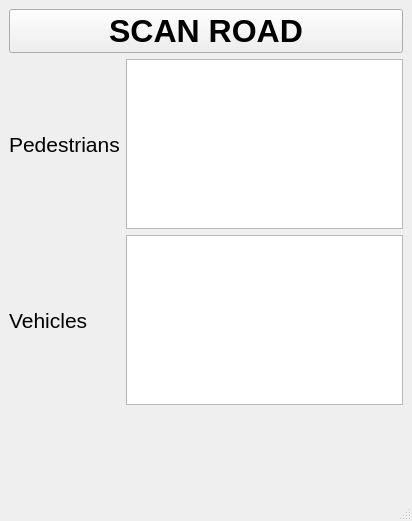
<?xml version="1.0" encoding="UTF-8"?>
<ui version="4.0">
 <class>MainWindow</class>
 <widget class="QMainWindow" name="MainWindow">
  <property name="geometry">
   <rect>
    <x>0</x>
    <y>0</y>
    <width>412</width>
    <height>521</height>
   </rect>
  </property>
  <property name="windowTitle">
   <string>MainWindow</string>
  </property>
  <widget class="QWidget" name="centralwidget">
   <layout class="QVBoxLayout" name="verticalLayout">
    <item>
     <layout class="QGridLayout" name="gridLayout">
      <item row="0" column="0" colspan="2">
       <widget class="QPushButton" name="pushButton">
        <property name="font">
         <font>
          <family>Arial</family>
          <pointsize>24</pointsize>
          <bold>true</bold>
         </font>
        </property>
        <property name="text">
         <string>SCAN ROAD</string>
        </property>
       </widget>
      </item>
      <item row="1" column="0">
       <widget class="QLabel" name="label">
        <property name="font">
         <font>
          <family>Arial</family>
          <pointsize>16</pointsize>
         </font>
        </property>
        <property name="text">
         <string>Pedestrians</string>
        </property>
       </widget>
      </item>
      <item row="2" column="0">
       <widget class="QLabel" name="label_2">
        <property name="font">
         <font>
          <family>Arial</family>
          <pointsize>16</pointsize>
         </font>
        </property>
        <property name="text">
         <string>Vehicles</string>
        </property>
       </widget>
      </item>
      <item row="1" column="1">
       <widget class="QTextBrowser" name="textBrowser">
        <property name="font">
         <font>
          <family>Arial</family>
          <pointsize>72</pointsize>
         </font>
        </property>
        <property name="html">
         <string>&lt;!DOCTYPE HTML PUBLIC &quot;-//W3C//DTD HTML 4.0//EN&quot; &quot;http://www.w3.org/TR/REC-html40/strict.dtd&quot;&gt;
&lt;html&gt;&lt;head&gt;&lt;meta name=&quot;qrichtext&quot; content=&quot;1&quot; /&gt;&lt;meta charset=&quot;utf-8&quot; /&gt;&lt;style type=&quot;text/css&quot;&gt;
p, li { white-space: pre-wrap; }
&lt;/style&gt;&lt;/head&gt;&lt;body style=&quot; font-family:'Arial'; font-size:72pt; font-weight:400; font-style:normal;&quot;&gt;
&lt;p align=&quot;center&quot; style=&quot;-qt-paragraph-type:empty; margin-top:0px; margin-bottom:0px; margin-left:0px; margin-right:0px; -qt-block-indent:0; text-indent:0px; font-family:'Segoe UI'; font-size:9pt;&quot;&gt;&lt;br /&gt;&lt;/p&gt;&lt;/body&gt;&lt;/html&gt;</string>
        </property>
       </widget>
      </item>
      <item row="2" column="1">
       <widget class="QTextBrowser" name="textBrowser_2">
        <property name="font">
         <font>
          <family>Arial</family>
          <pointsize>72</pointsize>
         </font>
        </property>
        <property name="html">
         <string>&lt;!DOCTYPE HTML PUBLIC &quot;-//W3C//DTD HTML 4.0//EN&quot; &quot;http://www.w3.org/TR/REC-html40/strict.dtd&quot;&gt;
&lt;html&gt;&lt;head&gt;&lt;meta name=&quot;qrichtext&quot; content=&quot;1&quot; /&gt;&lt;meta charset=&quot;utf-8&quot; /&gt;&lt;style type=&quot;text/css&quot;&gt;
p, li { white-space: pre-wrap; }
&lt;/style&gt;&lt;/head&gt;&lt;body style=&quot; font-family:'Arial'; font-size:72pt; font-weight:400; font-style:normal;&quot;&gt;
&lt;p align=&quot;center&quot; style=&quot;-qt-paragraph-type:empty; margin-top:0px; margin-bottom:0px; margin-left:0px; margin-right:0px; -qt-block-indent:0; text-indent:0px; font-family:'Segoe UI'; font-size:9pt;&quot;&gt;&lt;br /&gt;&lt;/p&gt;&lt;/body&gt;&lt;/html&gt;</string>
        </property>
       </widget>
      </item>
     </layout>
    </item>
    <item>
     <spacer name="verticalSpacer">
      <property name="orientation">
       <enum>Qt::Vertical</enum>
      </property>
      <property name="sizeHint" stdset="0">
       <size>
        <width>20</width>
        <height>129</height>
       </size>
      </property>
     </spacer>
    </item>
   </layout>
  </widget>
  <widget class="QMenuBar" name="menubar">
   <property name="geometry">
    <rect>
     <x>0</x>
     <y>0</y>
     <width>412</width>
     <height>22</height>
    </rect>
   </property>
  </widget>
  <widget class="QStatusBar" name="statusbar"/>
 </widget>
 <resources/>
 <connections/>
</ui>
